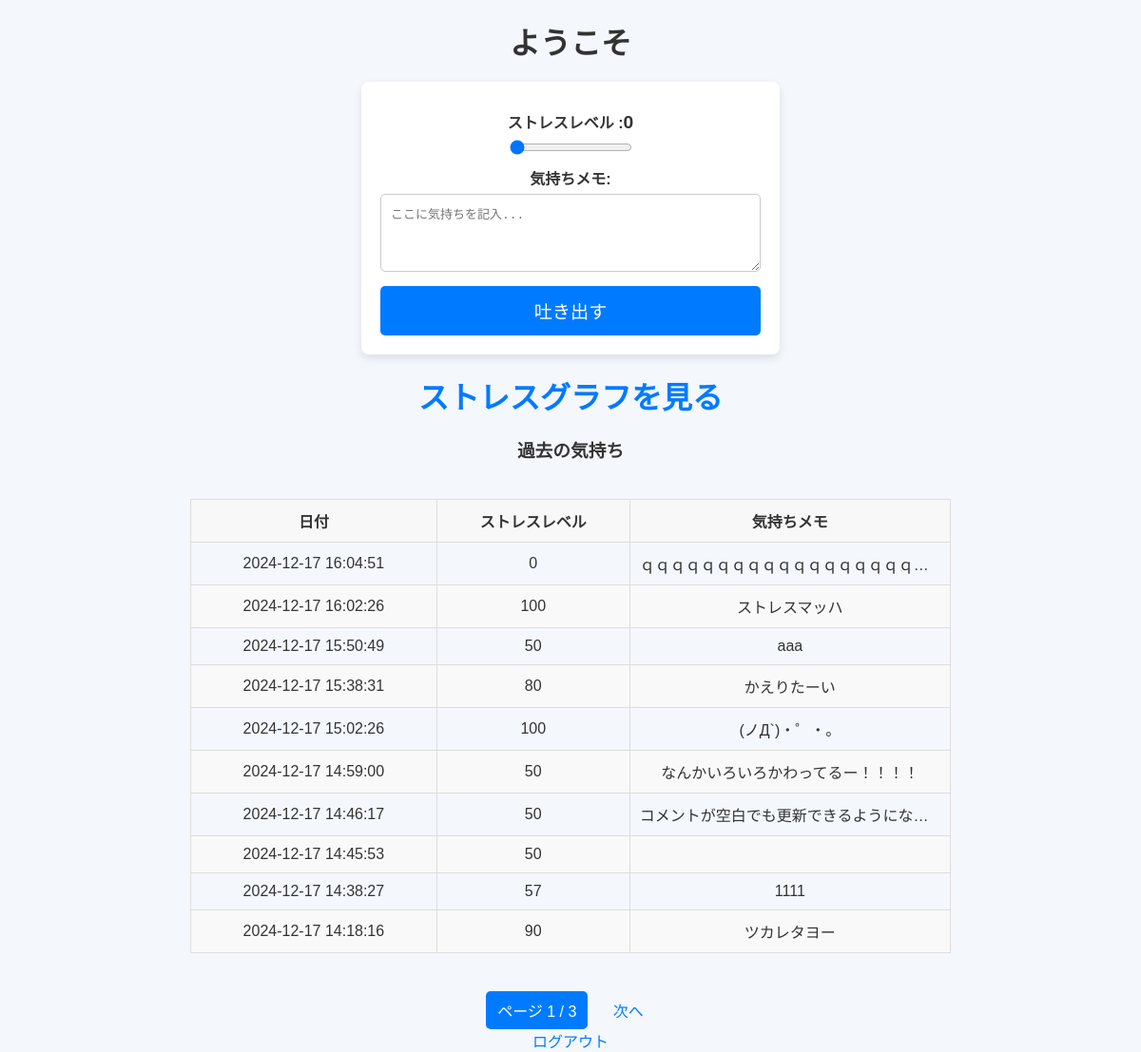
/dashboard (signed in), run on an earlier commit of the app's database.
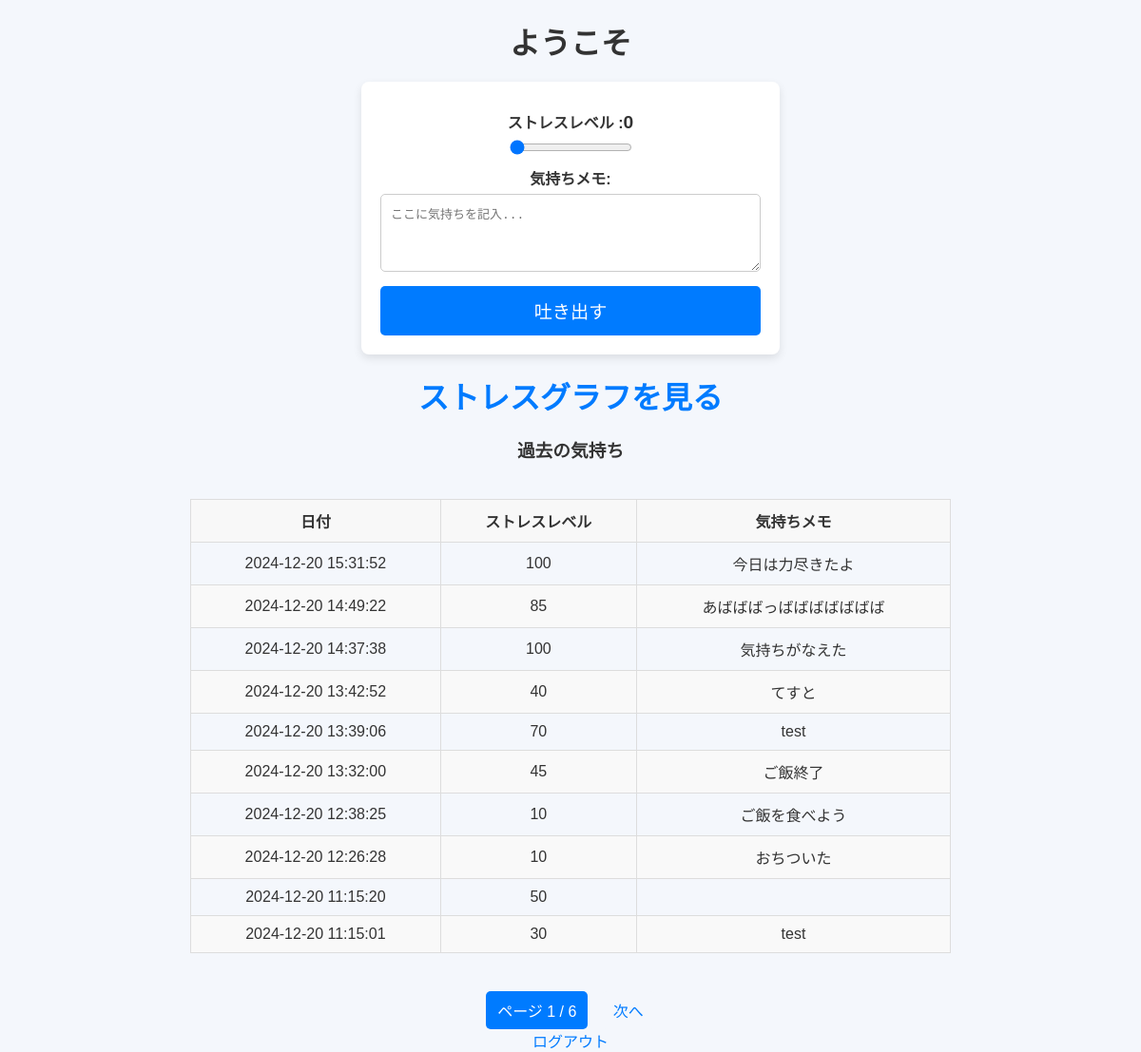
And on a later commit of the database.
### tables this page shows
CREATE TABLE mental_checks (
            id INTEGER PRIMARY KEY AUTOINCREMENT,
            user_id INTEGER NOT NULL,
            date TEXT NOT NULL,
            stress_level INTEGER NOT NULL,
            mood_description TEXT,
            FOREIGN KEY (user_id) REFERENCES users (id)
        );

### health/Mental_Check_App.py (the view, shortened to what this page needs)
@app.route('/dashboard', methods=['GET', 'POST'])
def dashboard():
    if 'user_id' not in session:
        return redirect(url_for('login'))
    user_id = session['user_id']
    page = request.args.get('page', 1, type=int)
    per_page = 10
    error = None
    with get_db_connection() as conn:
        checks = conn.execute(
            'SELECT * FROM mental_checks WHERE user_id = ? ORDER BY date DESC LIMIT ? OFFSET ?',
            (user_id, per_page, (page - 1) * per_page)
        ).fetchall()
        total_checks = conn.execute('SELECT COUNT(*) FROM mental_checks WHERE user_id = ?', (user_id,)).fetchone()[0]
    total_pages = (total_checks + per_page - 1) // per_page
    return render_template('dashboard.html', checks=checks, page=page, total_pages=total_pages, error=error)

### health/Mental_Check_App.py (called while the page is built)
def get_db_connection():
    conn = sqlite3.connect(DATABASE)
    conn.row_factory = sqlite3.Row
    return conn

### health/templates/dashboard.html (shortened to what this page needs)
<!DOCTYPE html>
<html lang="ja">
<head>
    <link rel="stylesheet" href="{{ url_for('static', filename='css/style.css') }}">
</head>
<body>
    <h1>ようこそ</h1>
    <form action="{{ url_for('dashboard') }}" method="POST">
        <label for="stress_level">ストレスレベル :<span id="stress_value">0</span></label>
        <input type="range" id="stress_level" name="stress_level" min="0" max="100" step="5" value="0" required oninput="updateStressValue()">
        <label for="mood_description">気持ちメモ:</label>
        <textarea id="mood_description" name="mood_description" rows="4" placeholder="ここに気持ちを記入..." maxlength="500"></textarea>
        <button type="submit">吐き出す</button>
    </form>
    <h2><a href="{{ url_for('analysis') }}">ストレスグラフを見る</a></h2>
    <h3>過去の気持ち</h3>
    <div class="table-container">
        <table>
            <thead>
                <tr>
                    <th>日付</th>
                    <th>ストレスレベル</th>
                    <th>気持ちメモ</th>
                </tr>
            </thead>
            <tbody>
                {% for check in checks %}
                <tr>
                    <td>{{ check['date'] }}</td>
                    <td>{{ check['stress_level'] }}</td>
                    <td class="tooltip-cell" data-label="気持ちメモ">
                        {{ check['mood_description'] }}
                    </td>
                </tr>
                {% endfor %}
            </tbody>
        </table>
    </div>
    <div class="pagination">
        <span class="current-page">ページ {{ page }} / {{ total_pages }}</span>
        {% if page < total_pages %}
            <a href="{{ url_for('dashboard', page=page+1) }}">次へ</a>
        {% endif %}
    </div>
    <a href="{{ url_for('logout') }}">ログアウト</a>
</body>
</html>

What changed in the data, as far as the page shows it:
no longer on this page (row unchanged): mental_checks: date "2024-12-17 16:04:51", stress_level "0", mood_description "ｑｑｑｑｑｑｑｑｑｑｑｑｑｑｑｑｑｑ…"
no longer on this page (row unchanged): mental_checks: date "2024-12-17 16:02:26", stress_level "100", mood_description "ストレスマッハ"
no longer on this page (row unchanged): mental_checks: date "2024-12-17 15:50:49", stress_level "50", mood_description "aaa"
no longer on this page (row unchanged): mental_checks: date "2024-12-17 15:38:31", stress_level "80", mood_description "かえりたーい"
no longer on this page (row unchanged): mental_checks: date "2024-12-17 15:02:26", stress_level "100", mood_description "(ノД`)・゜・。"
no longer on this page (row unchanged): mental_checks: date "2024-12-17 14:59:00", stress_level "50", mood_description "なんかいろいろかわってるー！！！！"
no longer on this page (row unchanged): mental_checks: date "2024-12-17 14:46:17", stress_level "50", mood_description "コメントが空白でも更新できるようにな…"
no longer on this page (row unchanged): mental_checks: date "2024-12-17 14:45:53", stress_level "50"
no longer on this page (row unchanged): mental_checks: date "2024-12-17 14:38:27", stress_level "57", mood_description "1111"
no longer on this page (row unchanged): mental_checks: date "2024-12-17 14:18:16", stress_level "90", mood_description "ツカレタヨー"
added mental_checks: date "2024-12-20 15:31:52", stress_level "100", mood_description "今日は力尽きたよ"
added mental_checks: date "2024-12-20 14:49:22", stress_level "85", mood_description "あばばばっばばばばばばば"
added mental_checks: date "2024-12-20 14:37:38", stress_level "100", mood_description "気持ちがなえた"
added mental_checks: date "2024-12-20 13:42:52", stress_level "40", mood_description "てすと"
added mental_checks: date "2024-12-20 13:39:06", stress_level "70", mood_description "test"
added mental_checks: date "2024-12-20 13:32:00", stress_level "45", mood_description "ご飯終了"
added mental_checks: date "2024-12-20 12:38:25", stress_level "10", mood_description "ご飯を食べよう"
added mental_checks: date "2024-12-20 12:26:28", stress_level "10", mood_description "おちついた"
added mental_checks: date "2024-12-20 11:15:20", stress_level "50"
added mental_checks: date "2024-12-20 11:15:01", stress_level "30", mood_description "test"
Also different on the page:
{{ total_pages }}: "3" → "6"
